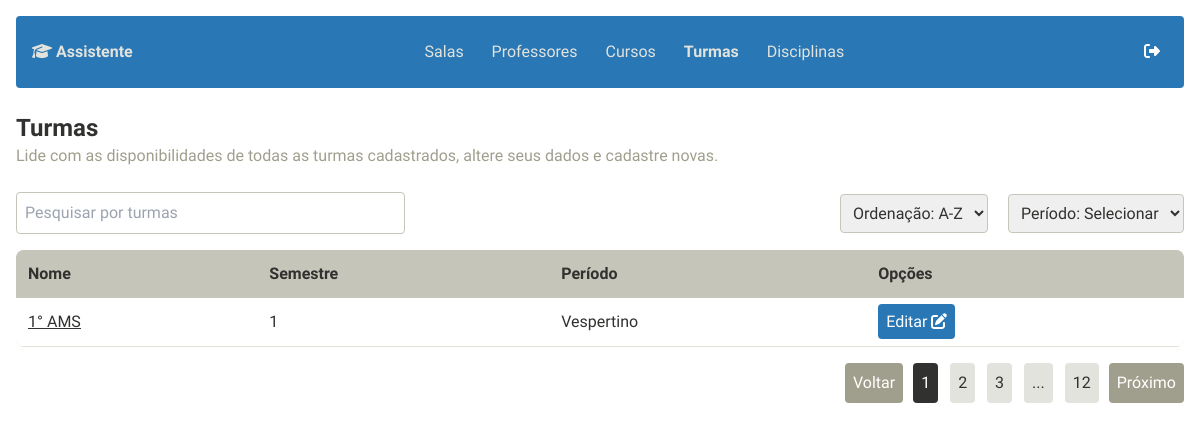
/turmas/, run on an earlier commit of the app's database.
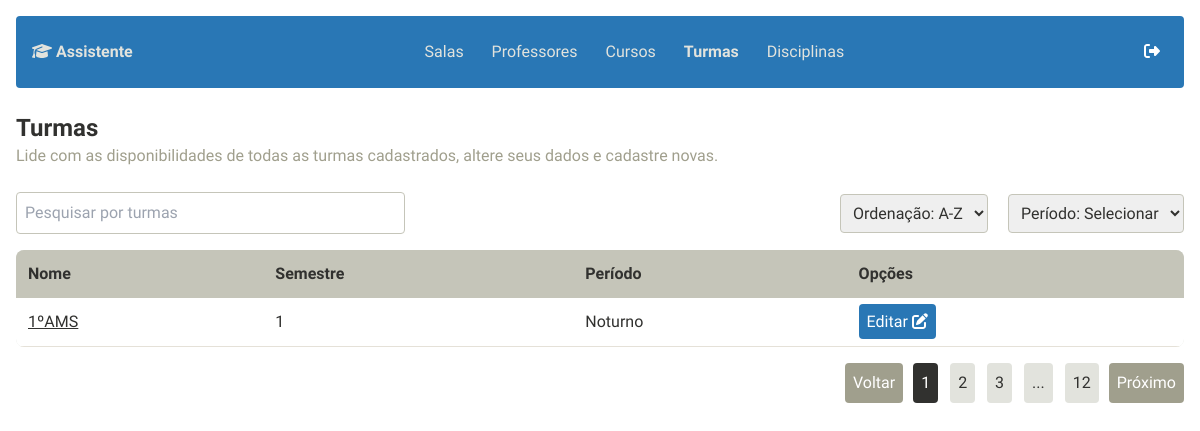
And on a later commit of the database.
### turmas/models.py (models this page shows, shortened)
class Turma(models.Model):
    PERIODO = [
        (1, 'Matutino'),
        (2, 'Vespertino'),
        (3, 'Noturno'),
    ]
    nome = models.CharField(max_length=150)
    semestre = models.IntegerField(validators=[MaxValueValidator(12), MinValueValidator(1)])
    periodo = models.IntegerField(choices=PERIODO)
    materias_copy = models.ManyToManyField(Materia, blank=True)
    curso = models.ForeignKey('courses.Course', on_delete=models.CASCADE)

### turmas/views.py (the view)
# urls.py: path('', views.turma_list, name='turma_list'),
def turma_list(request):
    turmas = Turma.objects.all()
    course_id = turmas.first().curso.id if turmas.exists() else None
    return render(request, 'turmas/turma_list.html', {'turmas': turmas, 'course_id': course_id})

### turmas/templates/turmas/turma_list.html (shortened to what this page needs)
<!DOCTYPE html>
<html lang="pt-BR">
  <head>
    {% include "app/custom/imports.html" %}
  </head>
  <body class="font-montserrat bg-background text-custom1">
    <div class="min-h-screen p-4">
      {% include "app/widgets/navbar.html" %}
      <div class="mb-6">
        <h1 class="text-2xl font-bold">Turmas</h1>
        <p class="text-custom2">
          Lide com as disponibilidades de todas as turmas cadastrados, altere
          seus dados e cadastre novas.
        </p>
      </div>
      <div class="flex justify-between items-center mb-4">
        <input
          type="text"
          placeholder="Pesquisar por turmas"
          class="border border-custom5 p-2 rounded w-1/3 focus:outline-none focus:ring-2 focus:ring-custom1 transition-all"
        />
        <div class="space-x-4">
          <select
            class="border border-custom5 p-2 rounded focus:outline-none focus:ring-2 focus:ring-custom1 transition-all"
          >
            <option>Ordenação: A-Z</option>
          </select>
          <select
            class="border border-custom5 p-2 rounded focus:outline-none focus:ring-2 focus:ring-custom1 transition-all"
          >
            <option>Período: Selecionar</option>
          </select>
        </div>
      </div>
      <table class="min-w-full bg-custom3 rounded-lg overflow-hidden">
        <thead>
          <tr class="text-left text-custom1 bg-custom5">
            <th class="p-3">Nome</th>
            <th class="p-3">Semestre</th>
            <th class="p-3">Período</th>
            <th class="p-3">Opções</th>
          </tr>
        </thead>
        <tbody class="bg-white">
          {% for turma in turmas %}
          <tr class="border-b border-custom4 hover:bg-custom4 transition-all">
            <td class="p-3 underline">
              <a href="{% url 'turma_edit' turma.id %}">{{turma.nome}}</a>
            </td>
            <td class="p-3">{{ turma.semestre }}</td>
            <td class="p-3">
              {% if turma.periodo == 1 %} Matutino {% elif turma.periodo == 2 %}
              Vespertino {% elif turma.periodo == 3 %} Noturno {% else %}
              Desconhecido {% endif %}
            </td>
            <td class="p-3">
              <a
                href="{% url 'turma_edit' turma.id %}"
                class="bg-custom6 text-white p-2 rounded hover:bg-custom2 transition-colors"
                >Editar <i class="fa-solid fa-pen-to-square"></i
              ></a>
            </td>
          </tr>
          {% empty %}
          <tr class="border-b border-custom4">
            <td colspan="5" class="p-3 text-center text-custom2">
              Nenhuma turma cadastrada.
            </td>
          </tr>
          {% endfor %}
        </tbody>
      </table>
      <div class="flex justify-end items-center mt-4 gap-x-2.5">
        <button
          class="p-2 bg-custom2 text-white rounded hover:bg-custom1 transition-colors"
        >
          Voltar
        </button>
        <div class="space-x-2">
          <button
            class="p-2 bg-custom1 text-white rounded hover:bg-custom2 transition-colors"
          >
            1
          </button>
          <button
            class="p-2 bg-custom3 text-custom1 rounded hover:bg-custom2 transition-colors"
          >
            2
          </button>
          <button
            class="p-2 bg-custom3 text-custom1 rounded hover:bg-custom2 transition-colors"
          >
            3
          </button>
          <button
            class="p-2 bg-custom3 text-custom1 rounded hover:bg-custom2 transition-colors"
          >
            ...
          </button>
          <button
            class="p-2 bg-custom3 text-custom1 rounded hover:bg-custom2 transition-colors"
          >
            12
          </button>
        </div>
        <button
          class="p-2 bg-custom2 text-white rounded hover:bg-custom1 transition-colors"
        >
          Próximo
        </button>
      </div>
    </div>
  </body>
</html>

What changed in the data, as far as the page shows it:
removed Turma: nome "1° AMS", semestre "1", periodo "Vespertino"
added Turma: nome "1ºAMS", semestre "1", periodo "Noturno"
